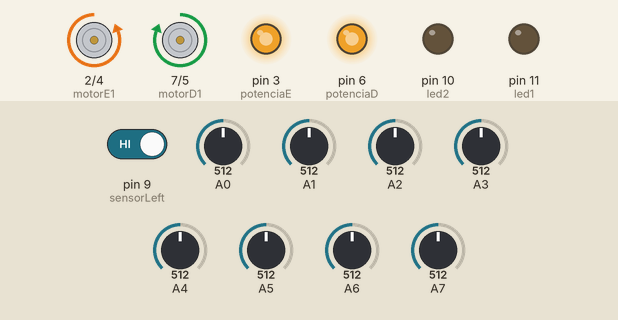
A sketch run on a simulated Arduino Nano, built with avr-gcc and run on an emulated ATmega328P. Shown: motor-driver pin pairs drawn as motors (green arrow = first pin HIGH = forward, orange = second pin HIGH = backward, longer = more drive), output pins drawn as LEDs (lit = HIGH). The inputs (shaded band) are chosen by the test bench; at power-on: A0 = 512, A1 = 512, A3 = 512, pin 9 (sensorLeft) HIGH, A6 = 512, A2 = 512, A4 = 512, A5 = 512, A7 = 512.

Above: at 6.0 s.
6.1 s: A0 set to 90
At 6.45 s:
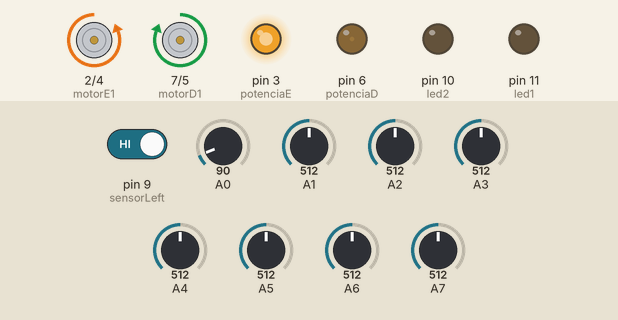
9.1 s: A1 set to 90
12.1 s: A3 set to 210
15.1 s: pin 9 (sensorLeft) driven LOW
At 15.34 s:
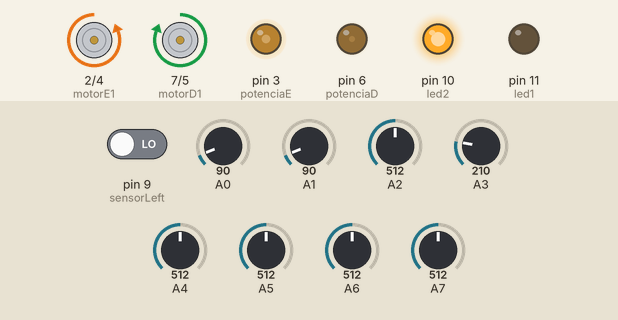
At 16.29 s:
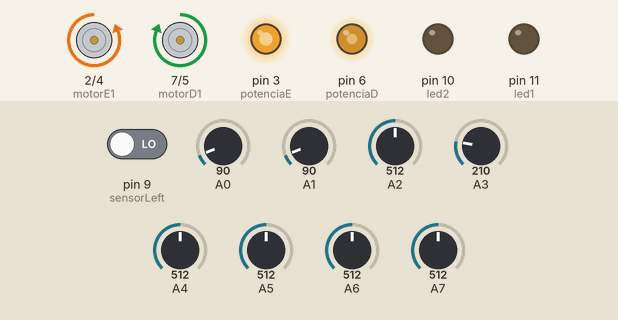
18.1 s: A6 set to 90
19.6 s: A6 set to 182
21.1 s: A6 set to 212
At 21.31 s:
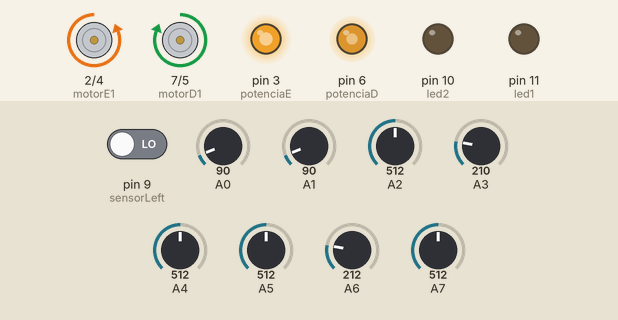
Timing chart, 0 to 25.1 s (numbered marks = the images above; inputs shaded):
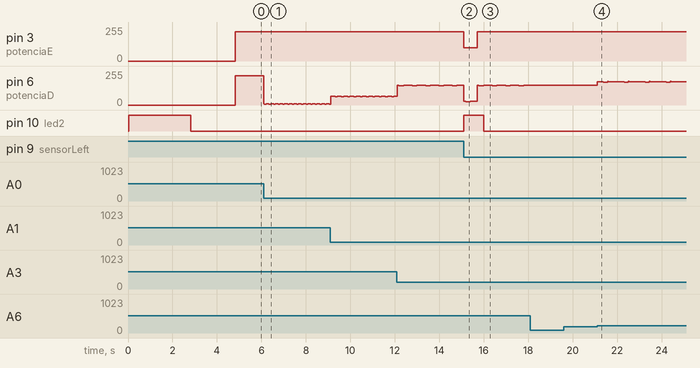

The sketch:

competicao.ino
```cpp
#include <QTRSensors.h>
#include <Servo.h>

#define VALID_THRESHOLD         200
#define NUM_SENSORS             8
#define NUM_SAMPLES_PER_SENSOR  4
#define EMITTER_PIN             13

int counter = 0;
int potenciaE = 3;
int potenciaD = 6;
int motorE1 = 2;
int motorE2 = 4;
int motorD1 = 7;
int motorD2 = 5;
int flagStart = 1;

int led1 = 11;
int led2 = 10;

int sensorLeft = 9;
int lines = 0;
int linesAux = 0;
int linesLastAux = 0;

int data[NUM_SENSORS],
    last_proportional,
    integral,
    power_difference,
    proportional,
    derivative;

unsigned int sensorValues[NUM_SENSORS];

int expectedTime = 8500;
int initTime = 0;
int currentTime = 0;
int timeIgnoreLine = 0;
int timeIgnored = 0;

int timeTemp = 0;

const int weight1 = 1;
const int weight2 = 2;
const int weight3 = 3;
const int weight4 = 4;

// VARIÁVEIS DE VELOCIDADE
int _max = 220;
int max = _max;
int maxInverse = 110;
int errorBound = 3;
int ignoreLine = 0;

QTRSensorsAnalog qtra((unsigned char[]) {
  A0, A1, A2, A3, A4, A5, A6, A7
}, NUM_SENSORS, NUM_SAMPLES_PER_SENSOR, EMITTER_PIN);

double Output;

void setup() {

  pinMode(motorE1, OUTPUT);
  pinMode(motorE2, OUTPUT);
  pinMode(motorD1, OUTPUT);
  pinMode(motorD2, OUTPUT);
  pinMode(potenciaE, OUTPUT);
  pinMode(potenciaD, OUTPUT);
  pinMode(led1, OUTPUT);
  pinMode(led2, OUTPUT);
  pinMode(sensorLeft, INPUT);

  digitalWrite(motorD1, HIGH);
  digitalWrite(motorD2, LOW);
  digitalWrite(motorE1, LOW);
  digitalWrite(motorE2, HIGH);

  qtra.emittersOn();
  qtra.calibrate();

  led(true);
  for(counter = 0; counter < 80; counter++) {
    qtra.calibrate();
    delay(10);
  }
  led(false);

  delay(2000);
}

void win(){
  led(true);
  delay(500);
  led(false);
  delay(500);
  led(true);
  delay(500);
  led(false);
  delay(500);
  led(true);
  delay(500);
  led(false);
  delay(500);
  led(true);
  delay(500);
  led(false);
  delay(500);
}

void led(int status){
  if(status == 1){
    digitalWrite(led1, LOW);
    digitalWrite(led2, HIGH);
  }else{
    digitalWrite(led1, LOW);
    digitalWrite(led2, LOW);
  }
}

int isLine(){
  linesLastAux = linesAux;
  linesAux = !digitalRead(sensorLeft);

  if(linesAux == 1){
    if(linesLastAux != 1 && ignoreLine == 0){
      if(lines == 0){
        lines = 1;
      }else{
        if(lines >= 100){
          lines = (lines / 100) + 1;
        }else{
          lines = lines + 1;
        }
      }
    }
  }

  if((lines == 1) && (ignoreLine == 0)){
    lines = lines * 100;
    max = 100;
    ignoreLine = 1;
    timeIgnoreLine = millis();
    timeIgnored = 900;
    led(true);
  }else if((lines == 2) && (ignoreLine == 0)){
    lines = lines * 100;
    max = 65;
    ignoreLine = 1;
    timeIgnoreLine = millis();
    timeIgnored = 8300;
    led(true);
  }else if((lines == 3) && (ignoreLine == 0)){
    lines = lines * 100;
    max = 65;
    ignoreLine = 1;
    timeIgnoreLine = millis();
    timeIgnored = 1150;
    led(true);
  }else if((lines == 4) && (ignoreLine == 0)){
    lines = lines * 100;
    max = 100;
    ignoreLine = 1;
    timeIgnoreLine = millis();
    timeIgnored = 1150;
    led(true);
  }else if((lines == 5) && (ignoreLine == 0)){
    lines = lines * 100;
    max = 100;
    ignoreLine = 1;
    timeIgnoreLine = millis();
    timeIgnored = 5000;
    led(true);

    if(initTime == 0) {
      initTime = millis();
      currentTime = 1;
    }
  }

  if((timeIgnoreLine + timeIgnored) != 0){
    if((timeIgnoreLine + timeIgnored) <= (millis())){
      ignoreLine = 0;
      led(false);
    }
  }

  if((timeIgnoreLine + 600) != 0){
    if((timeIgnoreLine + 600) <= (millis())){
      max = _max;
    }
  }


}

void calculatePower(){

  if(processValues(data) == 1) {

    Output = calcError(data);

    proportional = map(-Output, -160, 160, 1000, 6000) - 3500;
    derivative = proportional - last_proportional;
    integral += proportional;

    last_proportional = proportional;
    power_difference = proportional /  7 + integral / 10000 + derivative * 3;
  }

  if((Output <= 8 && Output >= -8) && (flagStart == 1)){
    setPower(max, max);
  }else{
    if(power_difference > max) power_difference = max;
    else if(power_difference < -max) power_difference = -max;

    if(flagStart == 1){
      if(power_difference < 0) set_motors(max + power_difference, max, Output);
      else set_motors(max, max - power_difference, Output);
    }else{
      setPower(0, 0);
    }
  }
}

void loop() {

  qtra.read(sensorValues, QTR_EMITTERS_OFF);

  data[0] = sensorValues[0];
  data[1] = sensorValues[1];
  data[2] = sensorValues[2];
  data[3] = sensorValues[3];
  data[4] = sensorValues[4];
  data[5] = sensorValues[5];
  data[6] = sensorValues[6];
  data[7] = sensorValues[7];

  isLine();

  calculatePower();

  if(currentTime != 0){
    currentTime = (millis() - initTime);
    if(currentTime == 0){
      currentTime = 1;
    }
    if(expectedTime <= currentTime){
      setPower(0, 0);
      flagStart = 0;
      win();
    }
  }

};

void set_motors(int left_speed, int right_speed, int error){

  if(right_speed > 0) {
    digitalWrite(motorD1, HIGH);
    digitalWrite(motorD2, LOW);
  } else {
    right_speed = 0;
    if(error < -errorBound) right_speed = maxInverse;
    digitalWrite(motorD1, LOW);
    digitalWrite(motorD2, HIGH);
  }

  if(left_speed > 0) {
    digitalWrite(motorE1, LOW);
    digitalWrite(motorE2, HIGH);
  } else {
    left_speed = 0;
    if(error > errorBound) left_speed = maxInverse;
    digitalWrite(motorE1, HIGH);
    digitalWrite(motorE2, LOW);
  }

  setPower(right_speed, left_speed);

}

void setPower(int right_speed, int left_speed) {
  analogWrite(potenciaD, right_speed);
  analogWrite(potenciaE, left_speed);
}

double calcError(int sensors[NUM_SENSORS]) {

  int sensorSize = 7;

  float leftHandAux[4] = {
    -sensors[0] * weight4,
    -sensors[1] * weight3,
    -sensors[2] * weight2,
    -sensors[3] * weight1
  };

  float rightHandAux[4] = {
    sensors[7] * weight4,
    sensors[6] * weight3,
    sensors[5] * weight2,
    sensors[4] * weight1
  };

  float leftIntersection[7] = {
    leftHandAux[3],
    (leftHandAux[3] + leftHandAux[2]) / 2,
    leftHandAux[2],
    (leftHandAux[2] + leftHandAux[1]) / 2,
    leftHandAux[1],
    (leftHandAux[1] + leftHandAux[0]) / 2,
    leftHandAux[0]
  };

  float rightIntersection[7] = {
    rightHandAux[3],
    (rightHandAux[3] + rightHandAux[3]) / 2,
    rightHandAux[2],
    (rightHandAux[2] + rightHandAux[1]) / 2,
    rightHandAux[1],
    (rightHandAux[1] + rightHandAux[0]) / 2,
    rightHandAux[0]
  };

  int lessLeftIdx = 0,
      lessRightIdx = 0,
      lessLeftAux = -9999,
      lessRightAux = 9999;
  float leftLessSum = 0,
        leftMajorSum = 0,
        rightLessSum = 0,
        rightMajorSum = 0;

  for (int i = 0; i < sensorSize; i++) {
    if (leftIntersection[i] > lessLeftAux) {
      lessLeftAux = leftIntersection[i];
      lessLeftIdx = i;
    }
  }

  for (int i = 0; i <= lessLeftIdx; i++) leftLessSum += leftIntersection[i];
  for (int i = lessLeftIdx; i < sensorSize; i++) leftMajorSum += leftIntersection[i];

  for (int i = 0; i < sensorSize; i++) {
    if (rightIntersection[i] < lessRightAux) {
      lessRightAux = rightIntersection[i];
      lessRightIdx = i;
    }
  }

  for (int i = 0; i <= lessRightIdx; i++) rightLessSum += rightIntersection[i];
  for (int i = lessRightIdx; i < sensorSize; i++) rightMajorSum += rightIntersection[i];

  float calcLeftSomatory = leftLessSum - leftMajorSum;
  float calcRightSomatory = rightLessSum - rightMajorSum;

  return ((calcLeftSomatory + calcRightSomatory) * 100) / 14849.5;
};

int processValues(int s[8]) {

  if(s[0] < VALID_THRESHOLD || s[1] < VALID_THRESHOLD || s[2] < VALID_THRESHOLD || s[3] < VALID_THRESHOLD ||
     s[4] < VALID_THRESHOLD || s[5] < VALID_THRESHOLD || s[6] < VALID_THRESHOLD || s[7] < VALID_THRESHOLD) {
    if((s[7] < VALID_THRESHOLD || s[6] < VALID_THRESHOLD) && (s[0] < VALID_THRESHOLD || s[1] < VALID_THRESHOLD)) {
      return 0;
    }
    return 1;
  } else {
    return 0;
  }
}
```

Measured:
- after the input at 6.1 s, pin 6 (potenciaD): ramps from 11/255 to 5/255 and jumps back, once every 0.21 s
- after the input at 15.1 s, pin 3 (potenciaE): 220/255 → 100/255 at once, → 220/255 0.60 s later; pin 10 (led2): LOW → HIGH at once, → LOW 0.90 s later
- after the input at 18.1 s, pin 6 (potenciaD): stops changing and stays 147/255
- after the input at 19.6 s, every drawn part: stays the same
- after the input at 21.1 s, pin 6 (potenciaD): 147/255 → 174/255 at once, then repeats every 0.94 s: 173/255 0.15 s, 172/255 0.14 s, 171/255 0.04 s, 177/255 0.04 s, 176/255 0.14 s, 175/255 0.15 s, 174/255 0.29 s
